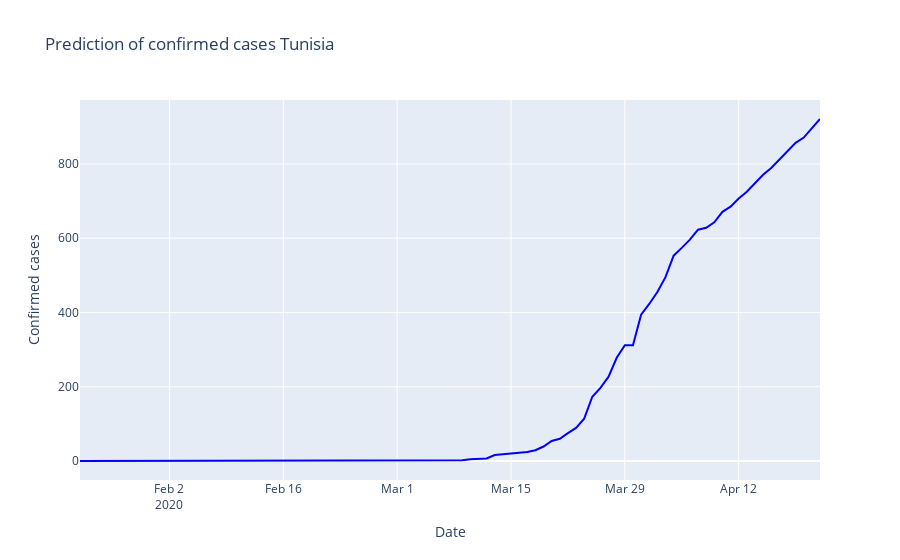

Here is the notebook cell this chart was saved with:
### Code cell
print(data_tun[['ds','y']].tail(10))

fig = go.Figure()
fig.add_trace(go.Scatter(x=f_tun['ds'], y=f_tun['y'],
                         mode='lines',
                         name='Prediction',
                          line=dict(color='blue', width=2)))



fig.update_layout(title='Prediction of confirmed cases Tunisia',
                   xaxis_title='Date',
                   yaxis_title='Confirmed cases')
